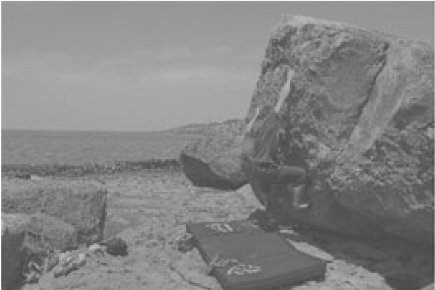
#> input picture HW2/1.png, 435 x 290 px
$ python 4_HistogramStretching_HistogramClipping.py
#> lines starting #> are read from the running program, lines starting #| are printed output that depends on the picture
import cv2
import numpy as np

def calc (image2,b_min,g_min,r_min,n):
    b_max = int(bb[-n])
    g_max = int(gg[-n])
    r_max = int(rr[-n])
    b,g,r=cv2.split(image2)
    for i in range(len(b)):
        for j in range(len(b[i])):
            b[i][j]=(b[i][j]-b_min)*255/(b_max-b_min)
            g[i][j]=(g[i][j]-g_min)*255/(g_max-g_min)
            r[i][j]=(r[i][j]-r_min)*255/(r_max-r_min)
    res = np.zeros((b.shape[0], b.shape[1], 3))
    res[:, :, 0] = b
    res[:, :, 1] = g
    res[:, :, 2] = r
    return res

image1 = cv2.imread('1.png',1)
#> image1 is the input picture: shape (290, 435, 3); min 66, max 255, mean 131.8
b,g,r = cv2.split(image1)
b_min=b.min()
#> b_min = 66
b_max=b.max()
#> b_max = 255
g_min=g.min()
#> g_min = 66
g_max=g.max()
#> g_max = 255
r_min=r.min()
#> r_min = 66
r_max=r.max()
#> r_max = 255
for i in range(len(b)):
    for j in range(len(b[i])):
        b[i][j]=(b[i][j]-b_min)*255/(b_max-b_min)
        g[i][j]=(g[i][j]-g_min)*255/(g_max-g_min)
        r[i][j]=(r[i][j]-r_min)*255/(r_max-r_min)
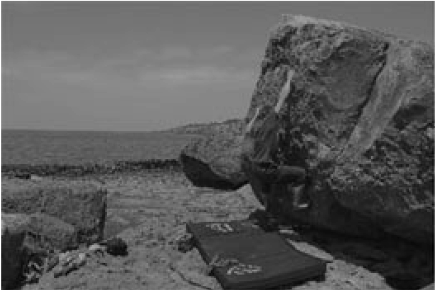
#> b: shape (290, 435); min 0, max 255, mean 88.3
img = np.zeros((b.shape[0], b.shape[1], 3))
img [:,:,0] = b
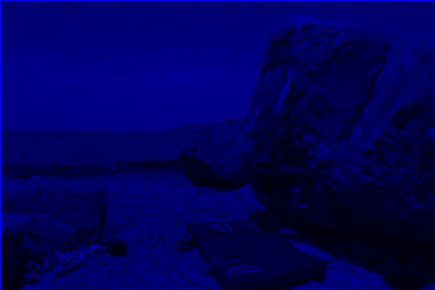
#> img: shape (290, 435, 3) float64; mean of channels 0, 1, 2 88.3, 0, 0; drawn as B, G, R
img [:,:,1] = g
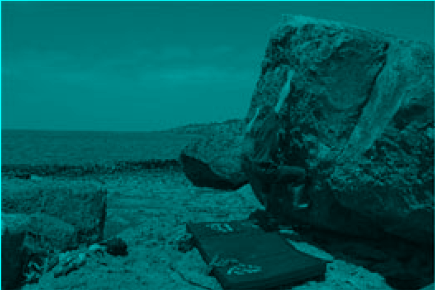
#> img: shape (290, 435, 3) float64; mean of channels 0, 1, 2 88.3, 88.3, 0; drawn as B, G, R
img [:,:,2] = r
####################################P2
cv2.imwrite('stretched_img.png',img)
image2 = cv2.imread('2.jpg',1)
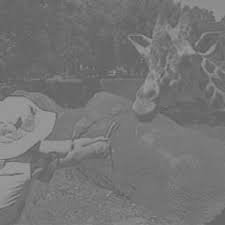
#> input picture HW2/2.jpg, 225 x 225 px
#> image2 is the input picture: shape (225, 225, 3); min 88, max 167, mean 116.8
b,g,r = cv2.split(image2)
#> b: shape (225, 225)
bb=b.flatten()
bb.sort()
gg=g.flatten()
gg.sort()
rr=r.flatten()
rr.sort()
b_min=b.min()
#> b_min = 88
g_min=g.min()
#> g_min = 88
r_min=r.min()
#> r_min = 88
res1=calc(image2,b_min,g_min,r_min,1)
#> in calc, `b_max = int(bb[-n])`: b_max = 167
res2=calc(image2,b_min,g_min,r_min,2)
res5=calc(image2,b_min,g_min,r_min,5)
res10=calc(image2,b_min,g_min,r_min,10)
#> call 4 of calc, with b_min = 88, g_min = 88, r_min = 88, n = 10
#> in calc (call 4), `b_max = int(bb[-n])`: b_max = 159
#> after the loop in calc (call 4), `for i in range(len(b)):`:
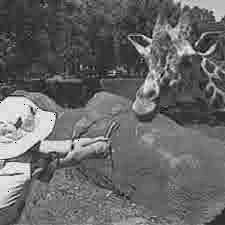
#> b: shape (225, 225); min 0, max 255, mean 102.9
#> in calc (call 4), `res[:, :, 0] = b`:
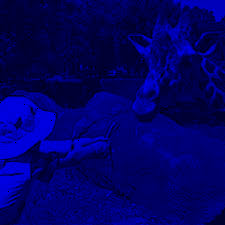
#> res: shape (225, 225, 3) float64; mean of channels 0, 1, 2 102.9, 0, 0; drawn as B, G, R
#> in calc (call 4), `res[:, :, 1] = g`:
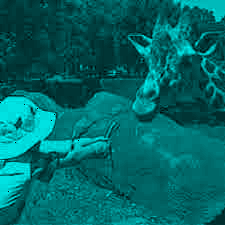
#> res: shape (225, 225, 3) float64; mean of channels 0, 1, 2 102.9, 102.9, 0; drawn as B, G, R
cv2.imwrite('1percent.png',res1)
cv2.imwrite('2percent.png',res2)
cv2.imwrite('5percent.png',res5)
cv2.imwrite('10percent.png',res10)
#print(res1)
#print("cccccccccccc")
#print(res10)
